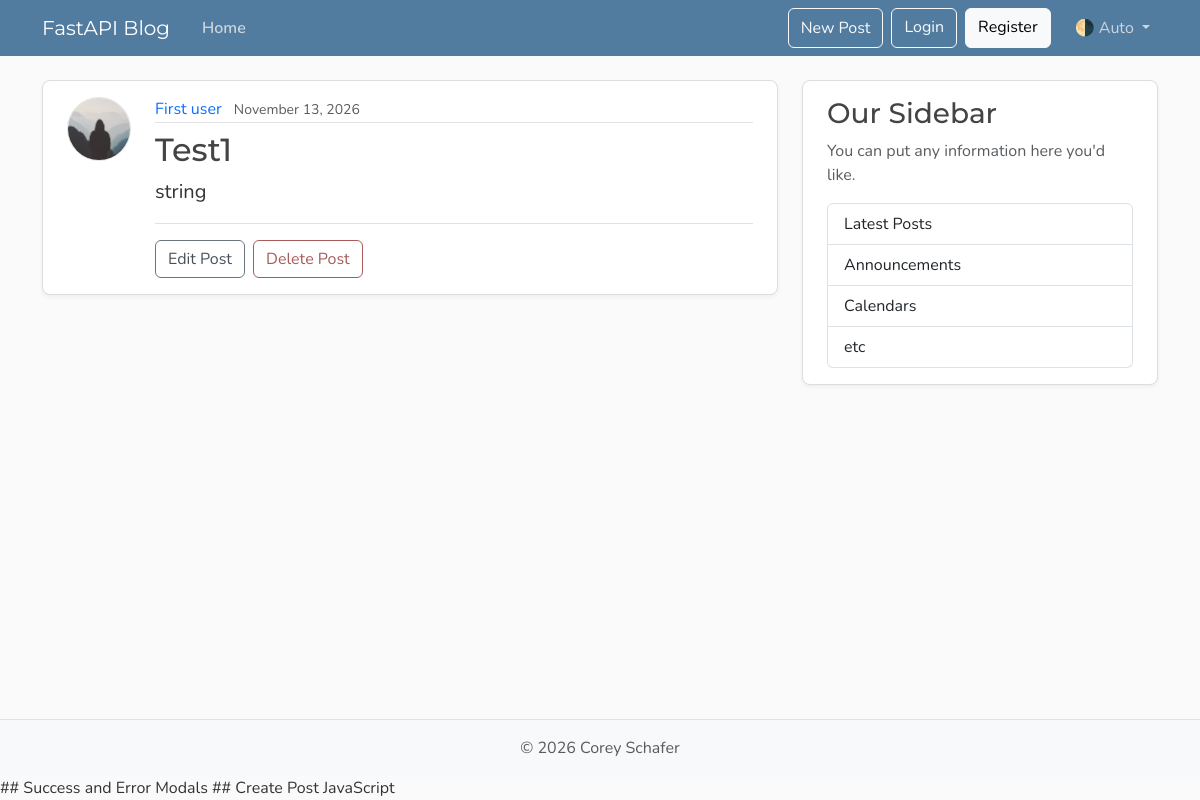
/posts/1, run on the app's committed database.
### models.py (models this page shows, shortened)
class User(Base):
    __tablename__ = "users"
    id: Mapped[int] = mapped_column(Integer, primary_key=True, index=True)
    username: Mapped[str] = mapped_column(String(50), unique=True, nullable=False)
    email: Mapped[str] = mapped_column(String(120), unique=True, nullable=False)
    image_file: Mapped[str | None] = mapped_column(
        String(200),
        nullable=True,
        default=None,
    )
    posts: Mapped[list[Post]] = relationship(back_populates="author", cascade="all, delete-orphan")

class Post(Base):
    __tablename__ = "posts"
    id: Mapped[int] = mapped_column(Integer, primary_key=True, index=True)
    title: Mapped[str] = mapped_column(String(100), nullable=False)
    content: Mapped[str] = mapped_column(Text, nullable=False)
    user_id: Mapped[int] = mapped_column(
        ForeignKey("users.id"),
        nullable=False,
        index=True,
    )
    date_posted: Mapped[datetime] = mapped_column(
        DateTime(timezone=True),
        default=lambda: datetime.now(UTC),
    )
    author: Mapped[User] = relationship(back_populates="posts")

### main.py (the view)
@app.get("/posts/{post_id}", include_in_schema=False)
async def post_page(request: Request, post_id: int, db: Annotated[AsyncSession, Depends(get_db)]):
    result = await db.execute(select(models.Post).options(selectinload(models.Post.author)).where(models.Post.id == post_id))
    post = result.scalars().first()
    if post:
        title = post.title[:50]
        return templates.TemplateResponse(
            request,
            "post.html",
            {"post": post, "title": title},
        )
    raise HTTPException(status_code=status.HTTP_404_NOT_FOUND, detail="Post not found")

### templates/post.html (shortened to what this page needs)
{% extends "layout.html" %}
{% block content %}
  <article class="content-section py-3 px-4 mb-4">
    <div class="d-flex align-items-start gap-4">
      <img class="rounded-circle article-img flex-shrink-0"
           src="{{ post.author.image_path }}"
           alt="{{ post.author.username }}'s profile picture"
           width="64"
           height="64"
           loading="lazy">
      <div class="flex-grow-1">
        <div class="article-metadata mb-2">
          <a class="me-2"
             href="{{ url_for('user_posts', user_id=post.author.id) }}">{{ post.author.username }}</a>
          <small class="text-body-secondary">{{ post.date_posted.strftime("%B %d, %Y") }}</small>
        </div>
        <h2 class="article-title">{{ post.title }}</h2>
        <p class="article-content">{{ post.content }}</p>
        <div class="post-actions mt-3 pt-3 border-top">
          <a class="btn btn-outline-secondary me-1" href="#">Edit Post</a>
          <button type="button"
                  class="btn btn-outline-danger"
                  data-bs-toggle="modal"
                  data-bs-target="#deleteModal">Delete Post</button>
        </div>
      </div>
    </div>
  </article>
{% endblock content %}

### static/css/main.css (style rules this page uses)
:root { --font-heading: "Montserrat", system-ui, -apple-system, BlinkMacSystemFont, sans-serif; --font-body: "Nunito", system-ui, -apple-system, BlinkMacSystemFont, sans-serif; --color-bg-body: #fafafa; --color-bg-content: #ffffff; --color-text-primary: #333333; --color-text-heading: #444444; --color-steel: #527c9f; --color-nav-link: #cbd5db; --color-nav-link-hover: #ffffff; --color-link-hover: #428bca; --color-border: #dddddd; --color-border-light: #e3e3e3; --spacing-xl: 5rem; --article-img-size: 4rem; --account-img-size: 7.813rem; }
body { font-family: var(--font-body); background: var(--color-bg-body); color: var(--color-text-primary); }
h1, h2, h3, h4, h5, h6 { font-family: var(--font-heading); color: var(--color-text-heading); }
a { text-decoration: none; }
.content-section { background: var(--color-bg-content); border: 1px solid var(--color-border); border-radius: 0.5rem; box-shadow: 0 2px 4px rgba(15, 23, 42, 0.05); transition: box-shadow 0.15s ease, transform 0.15s ease, border-color 0.15s ease; }
.article-title { color: var(--color-text-heading); transition: color 0.2s ease-in-out; }
.article-content { white-space: pre-line; font-size: 1.25rem; }
.article-img { height: var(--article-img-size); width: var(--article-img-size); flex-shrink: 0; object-fit: cover; border: 1px solid var(--color-border-light); box-shadow: 0 0 0 2px var(--color-bg-content); }
.article-metadata { padding-bottom: 0.063rem; border-bottom: 1px solid var(--color-border-light); }
.article-metadata a { transition: color 0.2s ease-in-out; }
.btn-outline-secondary { --bs-btn-color: #495057; --bs-btn-border-color: #6c757d; --bs-btn-hover-color: #fff; --bs-btn-hover-bg: #5a6268; --bs-btn-hover-border-color: #545b62; --bs-btn-active-color: #fff; --bs-btn-active-bg: #545b62; --bs-btn-active-border-color: #4e555b; }
.btn-outline-danger { --bs-btn-color: #a85b5b; --bs-btn-border-color: #a85b5b; --bs-btn-hover-color: #fff; --bs-btn-hover-bg: #924e4e; --bs-btn-hover-border-color: #874848; --bs-btn-active-color: #fff; --bs-btn-active-bg: #874848; --bs-btn-active-border-color: #7c4242; }

### data on the page
User: author.username "First user"
Post: date_posted "November 13, 2026", title "Test1", content "string"
